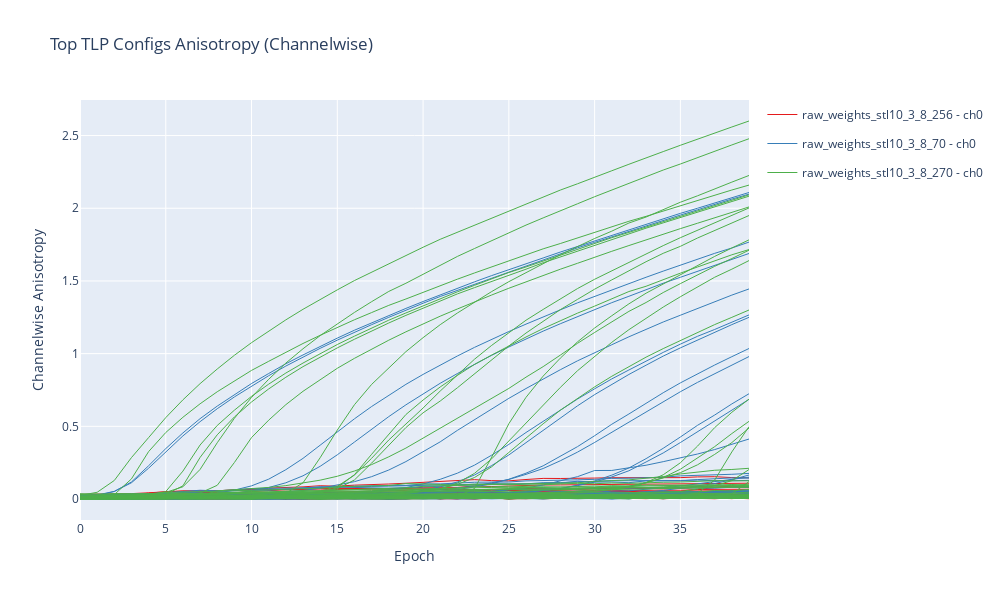

Notebook cell for this chart:
### Code cell
import os
import pickle
import numpy as np
import plotly.graph_objs as go
import plotly.express as px


def load_all_tlp_trajectories(base_dir, selected_dirs=None):
    """
    Загружает анизотропию для всех экспериментов
    :param base_dir: путь к папке с папками вида raw_weights_stl10_3_8_0, raw_weights_stl10_3_8_1 и т.д.
    :param selected_dirs: список папок для загрузки (если None — все)
    :return: словарь {название папки: массив анизотропии (epochs, channels)}
    """
    trajectories = {}
    all_dirs = sorted([d for d in os.listdir(base_dir) if d.startswith("raw_weights_stl10_3_8")])

    if selected_dirs is not None:
        all_dirs = [d for d in all_dirs if d in selected_dirs]

    for d in all_dirs:
        path = os.path.join(base_dir, d)
        weight_files = sorted([f for f in os.listdir(path) if f.endswith(".pkl")], key=lambda x: int(x.split("_")[1].split(".")[0]))
        channelwise_anisotropy = []

        for file in weight_files:
            with open(os.path.join(path, file), "rb") as f:
                data = pickle.load(f)
                weights = data["pool2_weights"]  # (C, 4)
                diffs = weights - weights.mean(axis=1, keepdims=True)
                anisotropy_per_channel = np.sqrt((diffs**2).mean(axis=1))  # (C,)
                channelwise_anisotropy.append(anisotropy_per_channel)

        trajectories[d] = np.stack(channelwise_anisotropy, axis=0)  # (epochs, channels)

    return trajectories


import json
import pandas as pd


def select_top_experiments(log_path, top_n=3):
    """
    Загружает лог-файл и возвращает имена лучших экспериментов по accuracy.
    """
    records = []
    with open(log_path, "r") as f:
        for line in f:
            record = json.loads(line)
            records.append(record)

    df = pd.DataFrame(records)
    df["experiment_name"] = df["save_dir"].apply(lambda x: os.path.basename(x))  # например raw_weights_stl10_3_8_70

    top_df = df.sort_values("accuracy", ascending=False).head(top_n)
    return top_df["experiment_name"].tolist()


def plot_channelwise_anisotropy_plotly(trajectories, selected_experiments, title="TLP Channelwise Anisotropy"):
    fig = go.Figure()
    color_map = px.colors.qualitative.Set1

    for idx, exp_name in enumerate(selected_experiments):
        channelwise = trajectories[exp_name]  # shape: (epochs, channels)

        # Проверка формы
        if len(channelwise.shape) == 1:
            channelwise = channelwise[:, np.newaxis]

        n_epochs, n_channels = channelwise.shape

        for ch in range(n_channels):
            fig.add_trace(
                go.Scatter(
                    y=channelwise[:, ch],
                    x=list(range(n_epochs)),
                    mode="lines",
                    line=dict(color=color_map[idx % len(color_map)], width=1),
                    name=f"{exp_name} - ch{ch}",
                    legendgroup=exp_name,
                    showlegend=(ch == 0),  # подпись только один раз для каждого эксперимента
                )
            )

    fig.update_layout(title=title, xaxis_title="Epoch", yaxis_title="Channelwise Anisotropy", hovermode="closest", width=1000, height=600)
    fig.show()


# Параметры
log_path = f"{base_dir}/log_TLP.jsonl"

# Загрузка
top_experiments = select_top_experiments(log_path, top_n=3)
trajectories = load_all_tlp_trajectories(base_dir, selected_dirs=top_experiments)

# Построение
plot_channelwise_anisotropy_plotly(trajectories, top_experiments, title="Top TLP Configs Anisotropy (Channelwise)")
